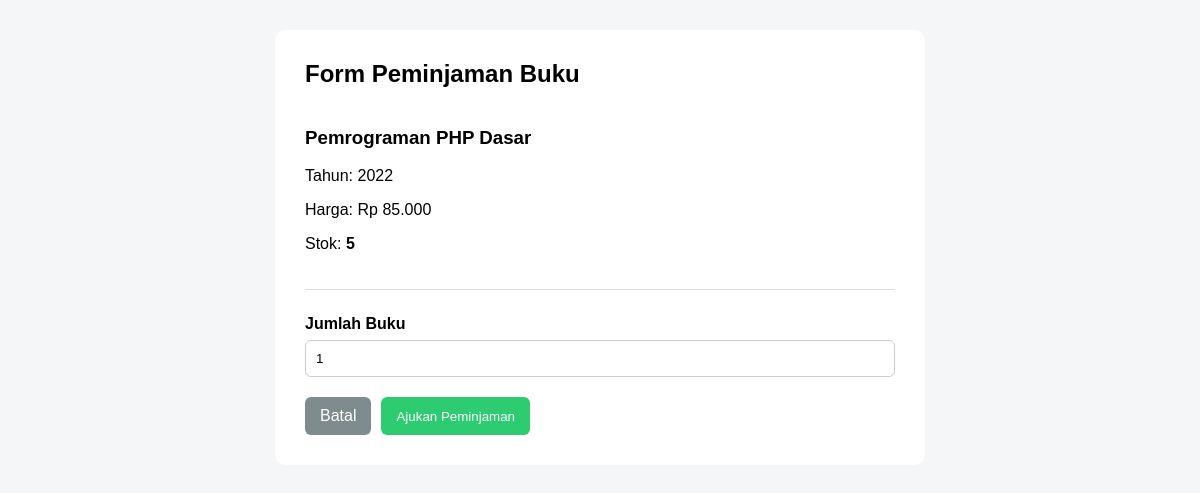
Page /VIEW/SISWA/form_PinjamBuku.php?id_buku=1 (signed in) on the committed database.
### tables this page shows
CREATE TABLE `buku` (
  `id_buku` int NOT NULL,
  `id_penerbit` int NOT NULL,
  `id_kategori` int NOT NULL,
  `judul_buku` varchar(70) NOT NULL,
  `tahun_terbit` year NOT NULL,
  `harga_buku` int NOT NULL DEFAULT '0',
  `stok` int NOT NULL DEFAULT '0',
  `cover` varchar(100) NOT NULL
);

### MODEL/m_koneksi.php (called while the page is built, shortened)
<?php
class Koneksi
{
    private $host = "localhost";
    private $username = "root";
    private $pass = "";
    private $dbname = "db_perpustakaan";
    public $koneksi;
    public function __construct()
    {
        $this->koneksi = mysqli_connect(
            $this->host,
            $this->username,
            $this->pass,
            $this->dbname
        );
        $this->koneksi->set_charset("utf8mb4");
    }
    public function getKoneksi()
    {
        return $this->koneksi;
    }
}

### MODEL/m_buku.php (called while the page is built, shortened)
<?php
require_once __DIR__ . "/m_koneksi.php";
class Buku
{
    private $koneksi;
    public function __construct()
    {
        $db = new Koneksi();
        $this->koneksi = $db->getKoneksi();
    }
    public function getBukuById($id_buku)
    {
        $stmt = $this->koneksi->prepare("
            SELECT
                id_buku,
                id_kategori,
                id_penerbit,
                judul_buku,
                tahun_terbit,
                harga_buku,
                stok,
                cover
            FROM buku
            WHERE id_buku = ?
        ");
        $id_buku = (int) $id_buku;
        $stmt->bind_param("i", $id_buku);
        $stmt->execute();
        $result = $stmt->get_result();
        $data = $result->fetch_assoc();
        return $data ?: null;
    }
}

### VIEW/SISWA/form_PinjamBuku.php (the view, shortened to what this page needs)
<?php
require_once
    __DIR__
    . "/../../MODEL/m_buku.php";
$bukuModel =
    new Buku();
$idBuku =
    (int)($_GET['id_buku'] ?? 0);
$dataBuku =
    $bukuModel->getBukuById($idBuku);
?>
<!DOCTYPE html>
<html lang="id">
<head>
</head>
<body>
    <div class="container">
        <h2>Form Peminjaman Buku</h2>
        <div class="buku">
            <div class="info">
                <h3>
                    <?= htmlspecialchars(
                        $dataBuku['judul_buku']
                    ) ?>
                </h3>
                <p>
                    Tahun:
                    <?= htmlspecialchars(
                        $dataBuku['tahun_terbit']
                    ) ?>
                </p>
                <p>
                    Harga:
                    Rp
                    <?= number_format(
                        (int)$dataBuku['harga_buku'],
                        0,
                        ',',
                        '.'
                    ) ?>
                </p>
                <p>
                    Stok:
                    <strong>
                        <?= htmlspecialchars(
                            $dataBuku['stok']
                        ) ?>
                    </strong>
                </p>
            </div>
        </div>
        <form
            action="/Aplikasi Peminjaman Buku/CONTROLLER/c_peminjaman.php?aksi=tambah"
            method="POST">
            <div class="form-group">
                <label for="jumlah">
                    Jumlah Buku
                </label>
                <input
                    type="number"
                    id="jumlah"
                    name="jumlah[]"
                    min="1"
                    max="<?= $dataBuku['stok'] ?>"
                    value="1"
                    required>
            </div>
            <div class="buttons">
                <a
                    href="daftarBuku.php"
                    class="btn btn-cancel">
                    Batal
                </a>
                <button
                    type="submit"
                    class="btn btn-submit">
                    Ajukan Peminjaman
                </button>
            </div>
        </form>
    </div>
</body>
</html>

### VIEW/SISWA/form_PinjamBuku.php (style rules this page uses)
* { box-sizing: border-box; font-family: Arial, sans-serif; }
body { margin: 0; padding: 30px; background: #f4f6f8; }
.container { max-width: 650px; margin: auto; background: white; padding: 30px; border-radius: 10px; }
h2 { margin-top: 0; }
.buku { display: flex; gap: 20px; margin-bottom: 25px; padding-bottom: 20px; border-bottom: 1px solid #ddd; }
.info { flex: 1; }
.form-group { margin-bottom: 20px; }
label { display: block; margin-bottom: 7px; font-weight: bold; }
input { width: 100%; padding: 10px; border: 1px solid #ccc; border-radius: 6px; }
.buttons { display: flex; gap: 10px; }
.btn { border: none; padding: 10px 15px; border-radius: 6px; text-decoration: none; cursor: pointer; }
.btn-submit { background: #2ecc71; color: white; }
.btn-cancel { background: #7f8c8d; color: white; }

### rows in the picture
buku: judul_buku "Pemrograman PHP Dasar", tahun_terbit "2022", harga_buku "85.000", stok "5"
